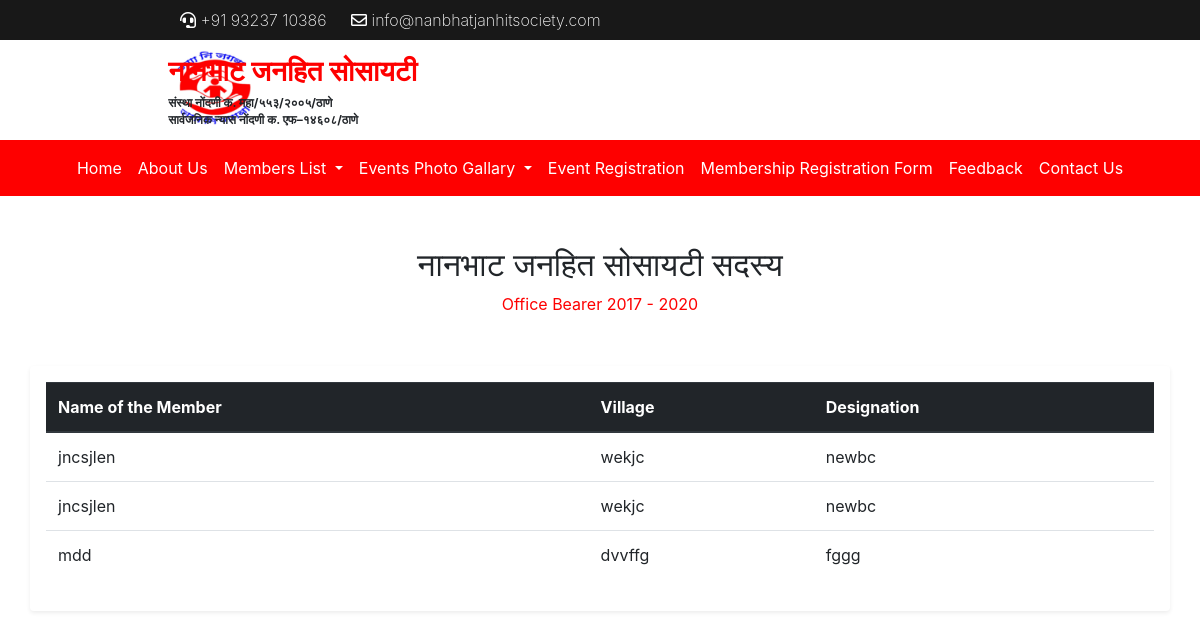
/members_list.php, run on an earlier commit of the app's database.
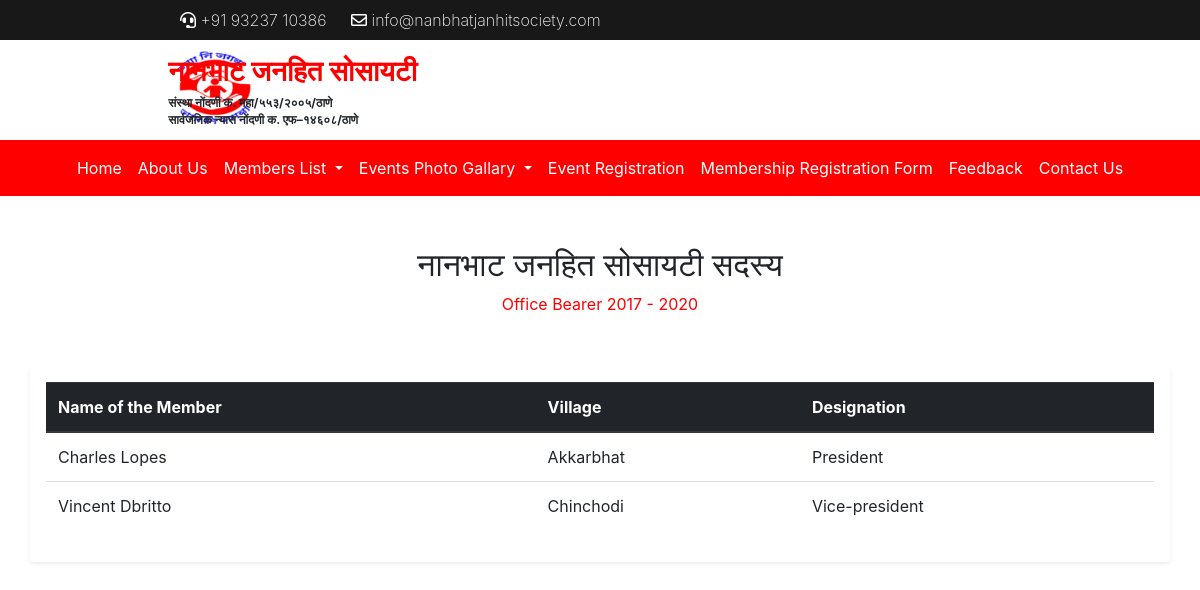
And on a later commit of the database.
### tables this page shows
CREATE TABLE IF NOT EXISTS `add_member_list` (
  `member_id` int(11) NOT NULL AUTO_INCREMENT,
  `name` varchar(254) NOT NULL,
  `village` varchar(254) NOT NULL,
  `Designation` varchar(254) NOT NULL,
  `Year` varchar(20) DEFAULT NULL,
  PRIMARY KEY (`member_id`)
);

### members_list.php (the view, shortened to what this page needs)
<?php include_once 'admin/db_conn.php'; include_once 'header.php'; ?>
<div class="" align=center style="margin-top:50px;">
  <h2>नानभाट जनहित सोसायटी सदस्य</h2>
  <p style="color:#fe0000;">
    Office Bearer
    <span id="year">
       2017 - 2020
    </span>
  </p>
</div>
<div class="container shadow-sm p-3 mb-5 bg-white rounded" style="margin-top:50px;">
  <table class="table table-hover">
    <thead class="thead-dark">
      <tr>
        <th scope="col">Name of the Member</th>
        <th scope="col">Village</th>
        <th scope="col">Designation</th>
      </tr>
    </thead>
    <tbody id="member_table_body">
      <?php
          $query = "select * from add_member_list where Year='2017 - 2020';";
          $result = mysqli_query($conn, $query);
          $resultCheck = mysqli_num_rows($result);
          if($resultCheck > 0){
            while($row = mysqli_fetch_assoc($result))
            {
              echo "<tr>";
              echo "<td>".$row['name']."</td>";
              echo "<td>".$row['village']."</td>";
              echo "<td>".$row['Designation']."</td>";
              echo "</tr>";
            }
        }
       ?>
    </tbody>
  </table>
</div>

What changed in the data, as far as the page shows it:
removed add_member_list: name "jncsjlen", village "wekjc", Designation "newbc"
removed add_member_list: name "mdd", village "dvvffg", Designation "fggg"
changed add_member_list: name "jncsjlen" → "Charles Lopes"; village "wekjc" → "Akkarbhat"; Designation "newbc" → "President"
now on this page (row edited): add_member_list: name "Vincent Dbritto", village "Chinchodi", Designation "Vice-president"
